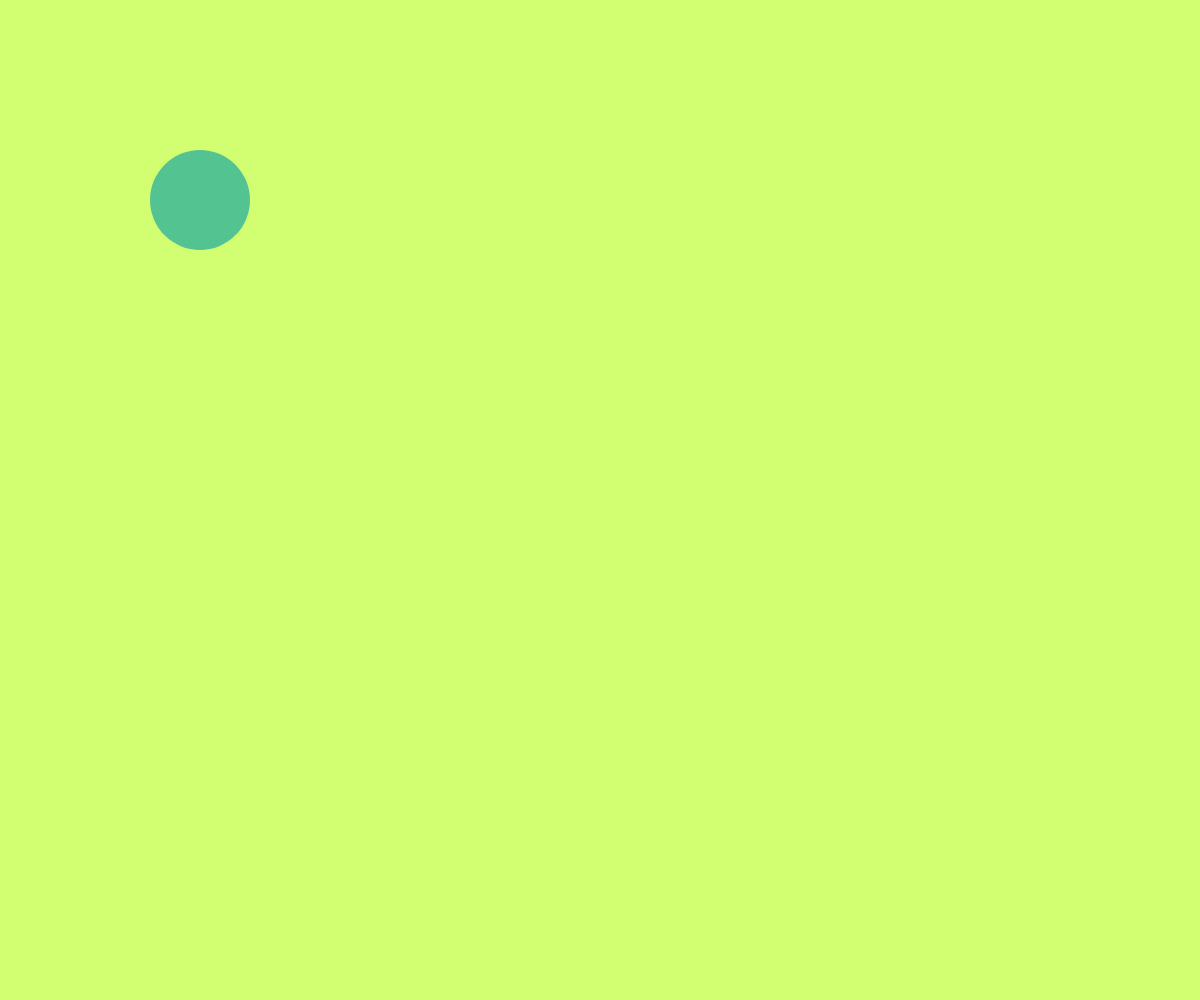
Frame 1 (no input)
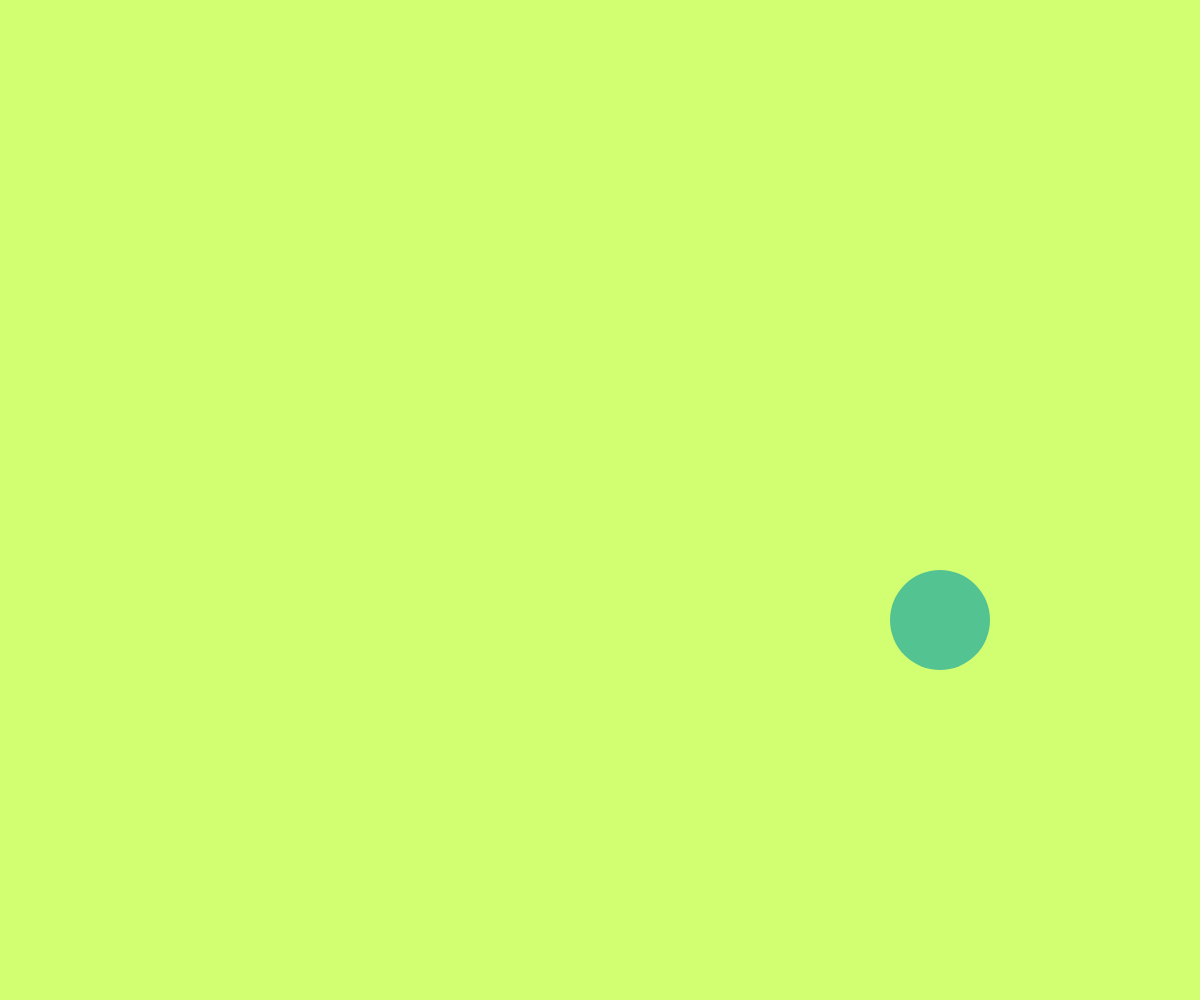
Frame 60 (no input)
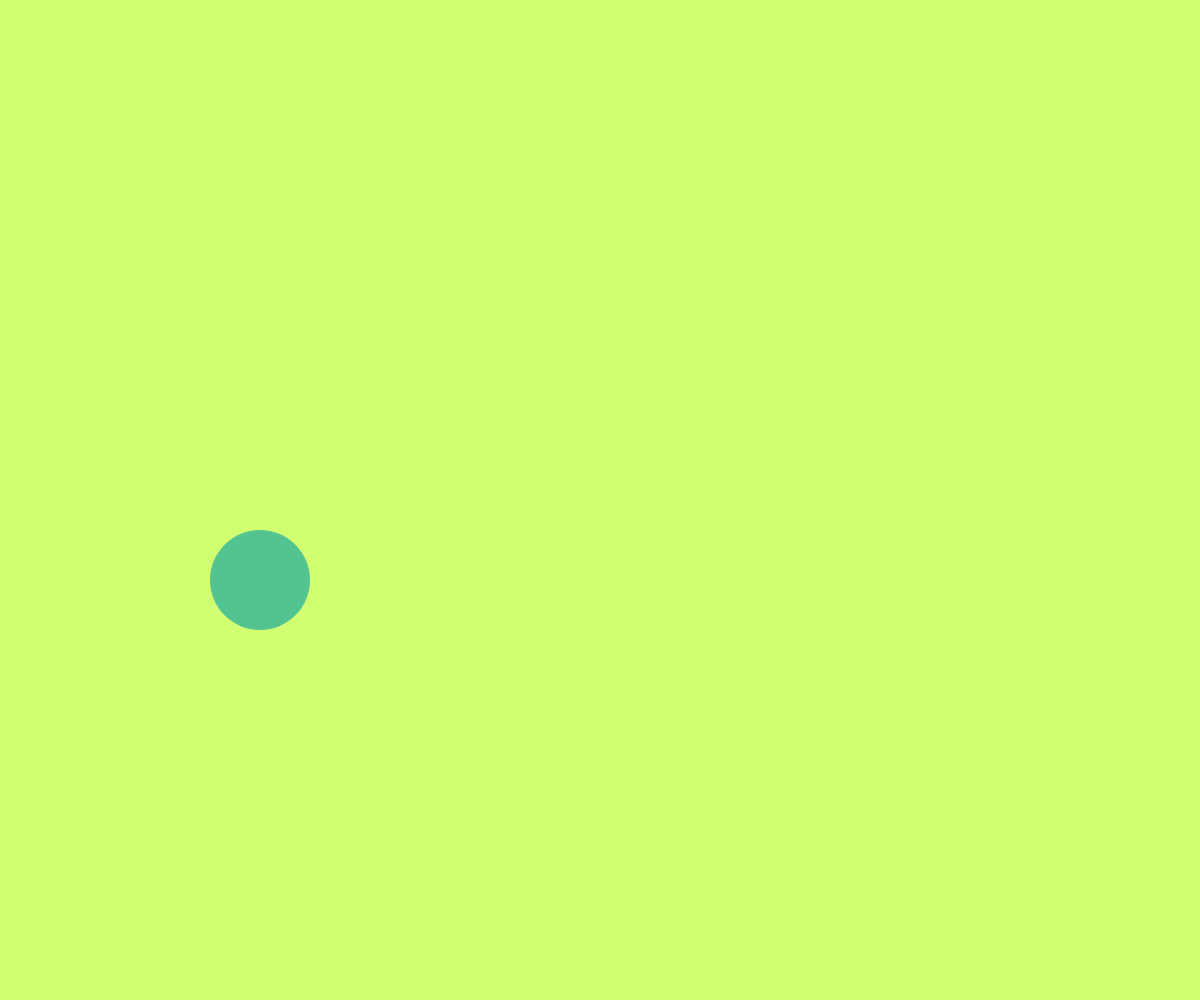
Frame 120 (the mouse pressed at the canvas centre since frame 60)

The p5.js sketch that drew these frames (run headless with seeded random() and noise() and a simulated clock; from frame 60 on, the mouse is pressed at the canvas centre):

// p5.js sketch
// ── sketch.js
let x = 200;
let y = 200;
let xspeed = 20;
let yspeed = 20;

function setup() {
  createCanvas(windowWidth, windowHeight);
}
function draw() {
    background(210, 255, 114);
    fill(84, 195, 146);
    noStroke()
    ellipse(x, y, 100, 100);
    // Movimiento
  x += xspeed;
  y += yspeed;
  
  // Rebotar en los bordes
  
  if (x > width - 55 || x < 5) {
    xspeed *= -1;
  }
  if (y > height - 5|| y < 5) {
    yspeed *= -1;

}
}
